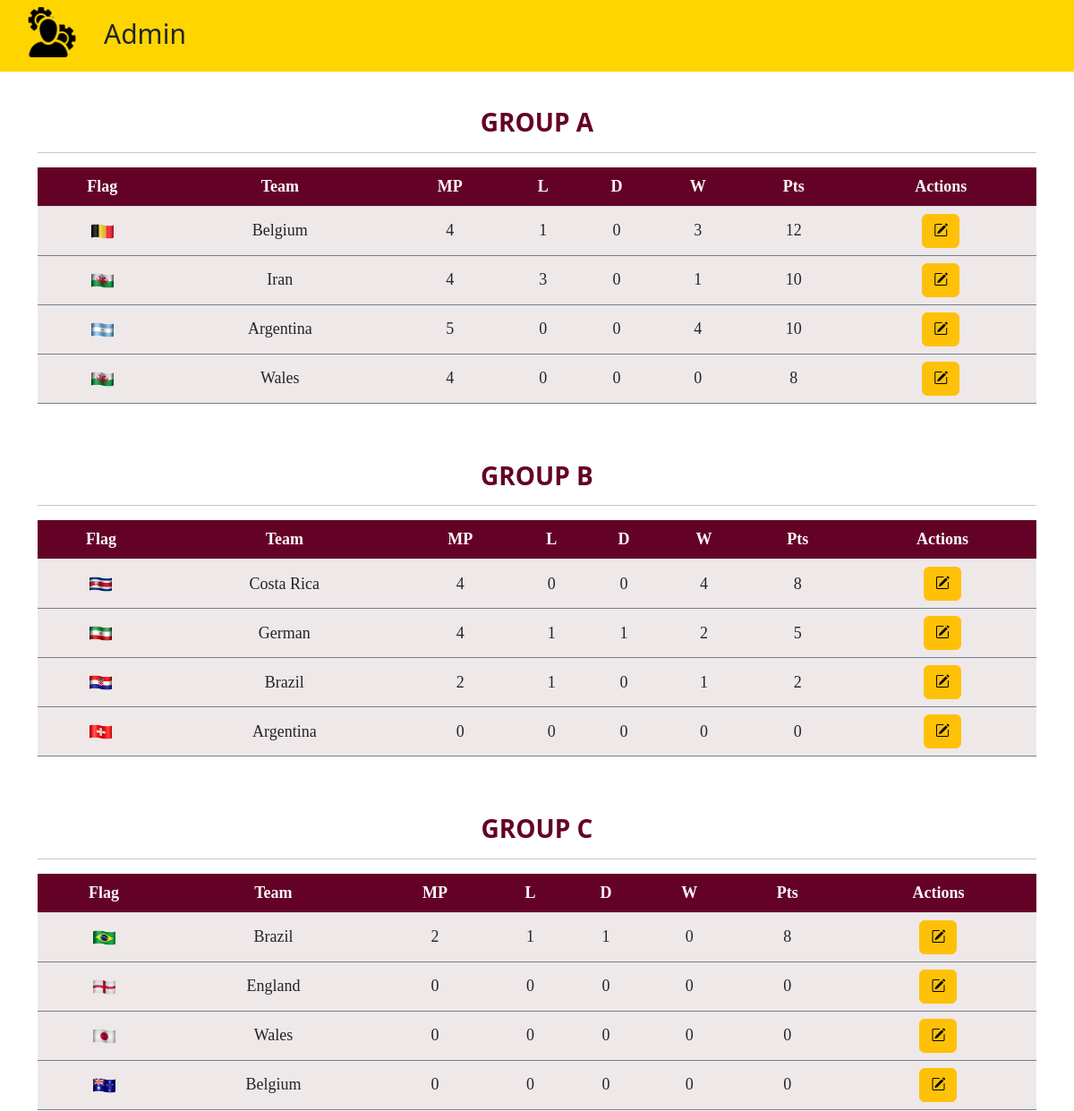
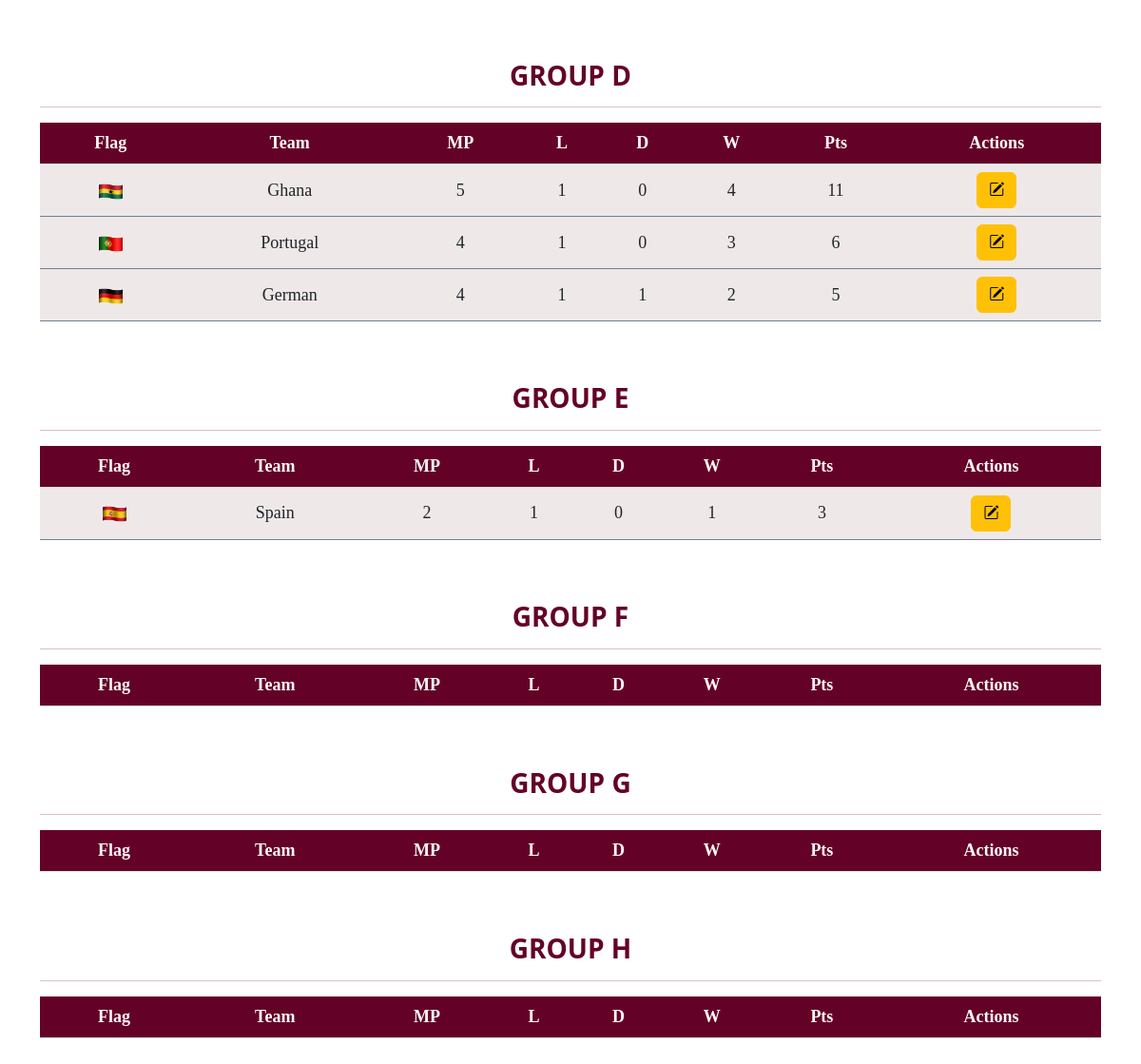
/projectfifa/view.php (signed in), run on the app's committed database (2 pictures, top to bottom).
### tables this page shows
CREATE TABLE `groupa` (
  `id` int(50) NOT NULL,
  `flag` varchar(255) NOT NULL,
  `team` varchar(255) NOT NULL,
  `mp` int(50) NOT NULL,
  `L` int(50) NOT NULL,
  `D` int(50) NOT NULL,
  `W` int(50) NOT NULL,
  `Pts` int(50) NOT NULL
);

CREATE TABLE `groupb` (
  `id` int(40) NOT NULL,
  `flag` varchar(255) NOT NULL,
  `team` varchar(255) NOT NULL,
  `mp` int(50) NOT NULL,
  `L` int(50) NOT NULL,
  `D` int(50) NOT NULL,
  `W` int(50) NOT NULL,
  `Pts` int(50) NOT NULL
);

CREATE TABLE `groupc` (
  `id` int(50) NOT NULL,
  `flag` varchar(255) NOT NULL,
  `team` varchar(255) NOT NULL,
  `mp` int(50) NOT NULL,
  `L` int(50) NOT NULL,
  `D` int(50) NOT NULL,
  `W` int(50) NOT NULL,
  `Pts` int(50) NOT NULL
);

CREATE TABLE `groupd` (
  `id` int(50) NOT NULL,
  `flag` varchar(255) NOT NULL,
  `team` varchar(255) NOT NULL,
  `mp` int(50) NOT NULL,
  `L` int(50) NOT NULL,
  `D` int(50) NOT NULL,
  `W` int(50) NOT NULL,
  `Pts` int(50) NOT NULL
);

CREATE TABLE `groupe` (
  `id` int(50) NOT NULL,
  `flag` varchar(255) NOT NULL,
  `team` varchar(255) NOT NULL,
  `mp` int(50) NOT NULL,
  `L` int(50) NOT NULL,
  `D` int(50) NOT NULL,
  `W` int(50) NOT NULL,
  `Pts` int(50) NOT NULL
);

### projectfifa/view.php (the view, shortened to what this page needs)
<?php
require('dbcon.php');
?>
<!DOCTYPE html>
<html lang="en">
<head>
    <link href="https://cdn.jsdelivr.net/npm/bootstrap@5.2.3/dist/css/bootstrap.min.css" rel="stylesheet"
>
    <link rel="stylesheet" href="https://cdn.jsdelivr.net/npm/bootstrap-icons@1.10.2/font/bootstrap-icons.css">
</head>
<body>
    <nav>
        <a href="./admindashboard.php"><img src="logo/admin.png" alt=""></a>
        <h1>Admin</h1>
    </nav>
    <div style="margin-top: 40px; margin-bottom: 70px;" class="container">
        <div>
            <h3 style="color:#640127; text-align: center; font-weight: bold;">GROUP A
                <hr>
        </div>
        <div>
            <table class=" table table-hover text-center">
                <tr class="tab">
                    <th>Flag</th>
                    <th>Team</th>
                    <th>MP</th>
                    <th>L</th>
                    <th>D</th>
                    <th>W</th>
                    <th>Pts</th>
                    <th>Actions</th>
                </tr>
                <?php
                               $query="SELECT * FROM `groupa` ORDER BY `Pts` DESC";
                               $result=mysqli_query($con,$query);
                               $fetchsrc=FETCH_SRC;
                               while($fetch=mysqli_fetch_assoc($result)){
                               echo<<<print
                                <tr class="tab1 align-middle">
                                <td><img src="$fetchsrc$fetch[flag]" width="27px" height="10%"></td>
                                <td>$fetch[team]</td>
                                <td>$fetch[mp]</td>
                                <td>$fetch[L]</td>
                                <td>$fetch[D]</td>
                                <td>$fetch[W]</td>
                                <td>$fetch[Pts]</td>
                                <td>
                                <a href="viewedit.php? id=$fetch[id]" class="btn  btn-warning "><i class="bi bi-pencil-square"></i></a>
                                </td>
                            </tr>
                            print;
                               }
                              ?>
            </table>
        </div>
        <br>
        <br>
        <div>
            <h3 style="color:#640127; text-align: center; font-weight: bold;">GROUP B
                <hr>
        </div>
        <div>
            <table class=" table table-hover text-center">
                <tr class="tab">
                    <th>Flag</th>
                    <th>Team</th>
                    <th>MP</th>
                    <th>L</th>
                    <th>D</th>
                    <th>W</th>
                    <th>Pts</th>
                    <th>Actions</th>
                </tr>
                <?php
                               $query1="SELECT * FROM `groupb` ORDER BY `Pts` DESC";
                               $result1=mysqli_query($con,$query1);
                               $fetchsrc1=FETCH_SRC;
                               while($fetch1=mysqli_fetch_assoc($result1)){
                               echo<<<print
                                <tr class="tab1 align-middle">
                                <td><img src="$fetchsrc1$fetch1[flag]" width="27px" height="10%"></td>
                                <td>$fetch1[team]</td>
                                <td>$fetch1[mp]</td>
                                <td>$fetch1[L]</td>
                                <td>$fetch1[D]</td>
                                <td>$fetch1[W]</td>
                                <td>$fetch1[Pts]</td>
                                <td>
                             <a href="view1edit.php? id=$fetch1[id]" class="btn  btn-warning "><i class="bi bi-pencil-square"></i></a>
                                </td>
                            </tr>
                            print;
                               }
                              ?>
            </table>
        </div>
        <br><br>
        <div>
            <h3 style="color:#640127; text-align: center; font-weight: bold;">GROUP C
                <hr>
        </div>
        <div>
            <table class=" table table-hover text-center">
                <tr class="tab">
                    <th>Flag</th>
                    <th>Team</th>
                    <th>MP</th>
                    <th>L</th>
                    <th>D</th>
                    <th>W</th>
                    <th>Pts</th>
                    <th>Actions</th>
                </tr>
                <?php
                               $query2="SELECT * FROM `groupc` ORDER BY `Pts` DESC";
                               $result2=mysqli_query($con,$query2);
                               $fetchsrc2=FETCH_SRC;
                               while($fetch2=mysqli_fetch_assoc($result2)){
                               echo<<<print
                                <tr class="tab1 align-middle">
                                <td><img src="$fetchsrc2$fetch2[flag]" width="27px" height="10%"></td>
                                <td>$fetch2[team]</td>
                                <td>$fetch2[mp]</td>
                                <td>$fetch2[L]</td>
                                <td>$fetch2[D]</td>
                                <td>$fetch2[W]</td>
                                <td>$fetch2[Pts]</td>
                                <td>
                                <a href="view2edit.php? id=$fetch2[id]" class="btn  btn-warning "><i class="bi bi-pencil-square"></i></a>
                                </td>
                            </tr>
                            print;
                               }
                              ?>
            </table>
        </div>
        <br>
        <br>
        <div>
            <h3 style="color:#640127; text-align: center; font-weight: bold;">GROUP D
                <hr>
        </div>
        <div>
            <table class=" table table-hover text-center">
                <tr class="tab">
                    <th>Flag</th>
                    <th>Team</th>
                    <th>MP</th>
                    <th>L</th>
                    <th>D</th>
                    <th>W</th>
                    <th>Pts</th>
                    <th>Actions</th>
                </tr>
                <?php
                                $query3="SELECT * FROM `groupd` ORDER BY `Pts` DESC";
                               $result3=mysqli_query($con,$query3);
                               $fetchsrc3=FETCH_SRC;
                               while($fetch3=mysqli_fetch_assoc($result3)){
                               echo<<<print
                                <tr class="tab1 align-middle">
                                <td><img src="$fetchsrc3$fetch3[flag]" width="27px" height="10%"></td>
                                <td>$fetch3[team]</td>
                                <td>$fetch3[mp]</td>
                                <td>$fetch3[L]</td>
                                <td>$fetch3[D]</td>
                                <td>$fetch3[W]</td>
                                <td>$fetch3[Pts]</td>
                                <td>
                                <a href="view3edit.php? id=$fetch3[id]" class="btn  btn-warning "><i class="bi bi-pencil-square"></i></a>
                                </td>
                            </tr>
                            print;
                               }
                              ?>
            </table>
        </div>
        <br>
        <br>
        <div>
            <h3 style="color:#640127; text-align: center; font-weight: bold;">GROUP E
                <hr>
        </div>
        <div>
            <table class=" table table-hover text-center">
                <tr class="tab">
                    <th>Flag</th>
                    <th>Team</th>
                    <th>MP</th>
                    <th>L</th>
                    <th>D</th>
                    <th>W</th>
                    <th>Pts</th>
                    <th>Actions</th>
                </tr>
                <?php
                               $query4="SELECT * FROM `groupe` ORDER BY `Pts` DESC";
                               $result4=mysqli_query($con,$query4);
                               $fetchsrc4=FETCH_SRC;
                               while($fetch4=mysqli_fetch_assoc($result4)){
                               echo<<<print
                                <tr class="tab1 align-middle">
                                <td><img src="$fetchsrc4$fetch4[flag]" width="27px" height="10%"></td>
                                <td>$fetch4[team]</td>
                                <td>$fetch4[mp]</td>
                                <td>$fetch4[L]</td>
                                <td>$fetch4[D]</td>
                                <td>$fetch4[W]</td>
                                <td>$fetch4[Pts]</td>
                                <td>
                                <a href="view4edit.php? id=$fetch4[id]" class="btn  btn-warning "><i class="bi bi-pencil-square"></i></a>
                                </td>
                            </tr>
                            print;
                               }
                              ?>
            </table>
        </div>
        <br>
        <br>
        <div>
            <h3 style="color:#640127; text-align: center; font-weight: bold;">GROUP F
                <hr>
        </div>
        <div>
            <table class=" table table-hover text-center">
                <tr class="tab">
                    <th>Flag</th>
                    <th>Team</th>
                    <th>MP</th>
                    <th>L</th>
                    <th>D</th>
                    <th>W</th>
                    <th>Pts</th>
                    <th>Actions</th>
                </tr>
            </table>
        </div>
        <br>
        <br>
        <div>
            <h3 style="color:#640127; text-align: center; font-weight: bold;">GROUP G
                <hr>
        </div>
        <div>
            <table class=" table table-hover text-center">
                <tr class="tab">
                    <th>Flag</th>
                    <th>Team</th>
                    <th>MP</th>
                    <th>L</th>
                    <th>D</th>
                    <th>W</th>
                    <th>Pts</th>
                    <th>Actions</th>
                </tr>
            </table>
        </div>
        <br>
        <br>
        <div>
            <h3 style="color:#640127; text-align: center; font-weight: bold;">GROUP H
                <hr>
        </div>
        <div>
            <table class=" table table-hover text-center">
                <tr class="tab">
                    <th>Flag</th>
                    <th>Team</th>
                    <th>MP</th>
                    <th>L</th>
                    <th>D</th>
                    <th>W</th>
                    <th>Pts</th>
                    <th>Actions</th>
                </tr>
            </table>
        </div>
    </div>
</body>
</body>
</html>

### projectfifa/view.php (style rules this page uses)
body { background-size: 120%; }
hr { font-weight: bold; color: #640127; }
table th, td { font-size: large; font-family: Georgia, 'Times New Roman', Times, serif; }
.tab { background-color: #640127; color: snow; }
table th { color: snow; }
.tab1 { background-color: rgba(238, 231, 231, 0.945); border: 0.5px slategrey; }
nav { display: flex; font-size: 1rem; background-color: #ffd500; height: 5rem; align-item: center; }
nav img { height: 3.5rem; margin: 8px 30px; }
nav h1 { margin: 20px 0px; font-size: 30px; }

### data on the page
groupa: flag (picture), team "Belgium", mp "4", L "1", D "0", W "3", Pts "12"
groupa: flag (picture), team "Iran", mp "4", L "3", D "0", W "1", Pts "10"
groupa: flag (picture), team "Argentina", mp "5", L "0", D "0", W "4", Pts "10"
groupa: flag (picture), team "Wales", mp "4", L "0", D "0", W "0", Pts "8"
groupb: flag (picture), team "Costa Rica", mp "4", L "0", D "0", W "4", Pts "8"
groupb: flag (picture), team "German", mp "4", L "1", D "1", W "2", Pts "5"
groupb: flag (picture), team "Brazil", mp "2", L "1", D "0", W "1", Pts "2"
groupb: flag (picture), team "Argentina", mp "0", L "0", D "0", W "0", Pts "0"
groupc: flag (picture), team "Brazil", mp "2", L "1", D "1", W "0", Pts "8"
groupc: flag (picture), team "England", mp "0", L "0", D "0", W "0", Pts "0"
groupc: flag (picture), team "Wales", mp "0", L "0", D "0", W "0", Pts "0"
groupc: flag (picture), team "Belgium", mp "0", L "0", D "0", W "0", Pts "0"
groupd: flag (picture), team "Ghana", mp "5", L "1", D "0", W "4", Pts "11"
groupd: flag (picture), team "Portugal", mp "4", L "1", D "0", W "3", Pts "6"
groupd: flag (picture), team "German", mp "4", L "1", D "1", W "2", Pts "5"
groupe: flag (picture), team "Spain", mp "2", L "1", D "0", W "1", Pts "3"
